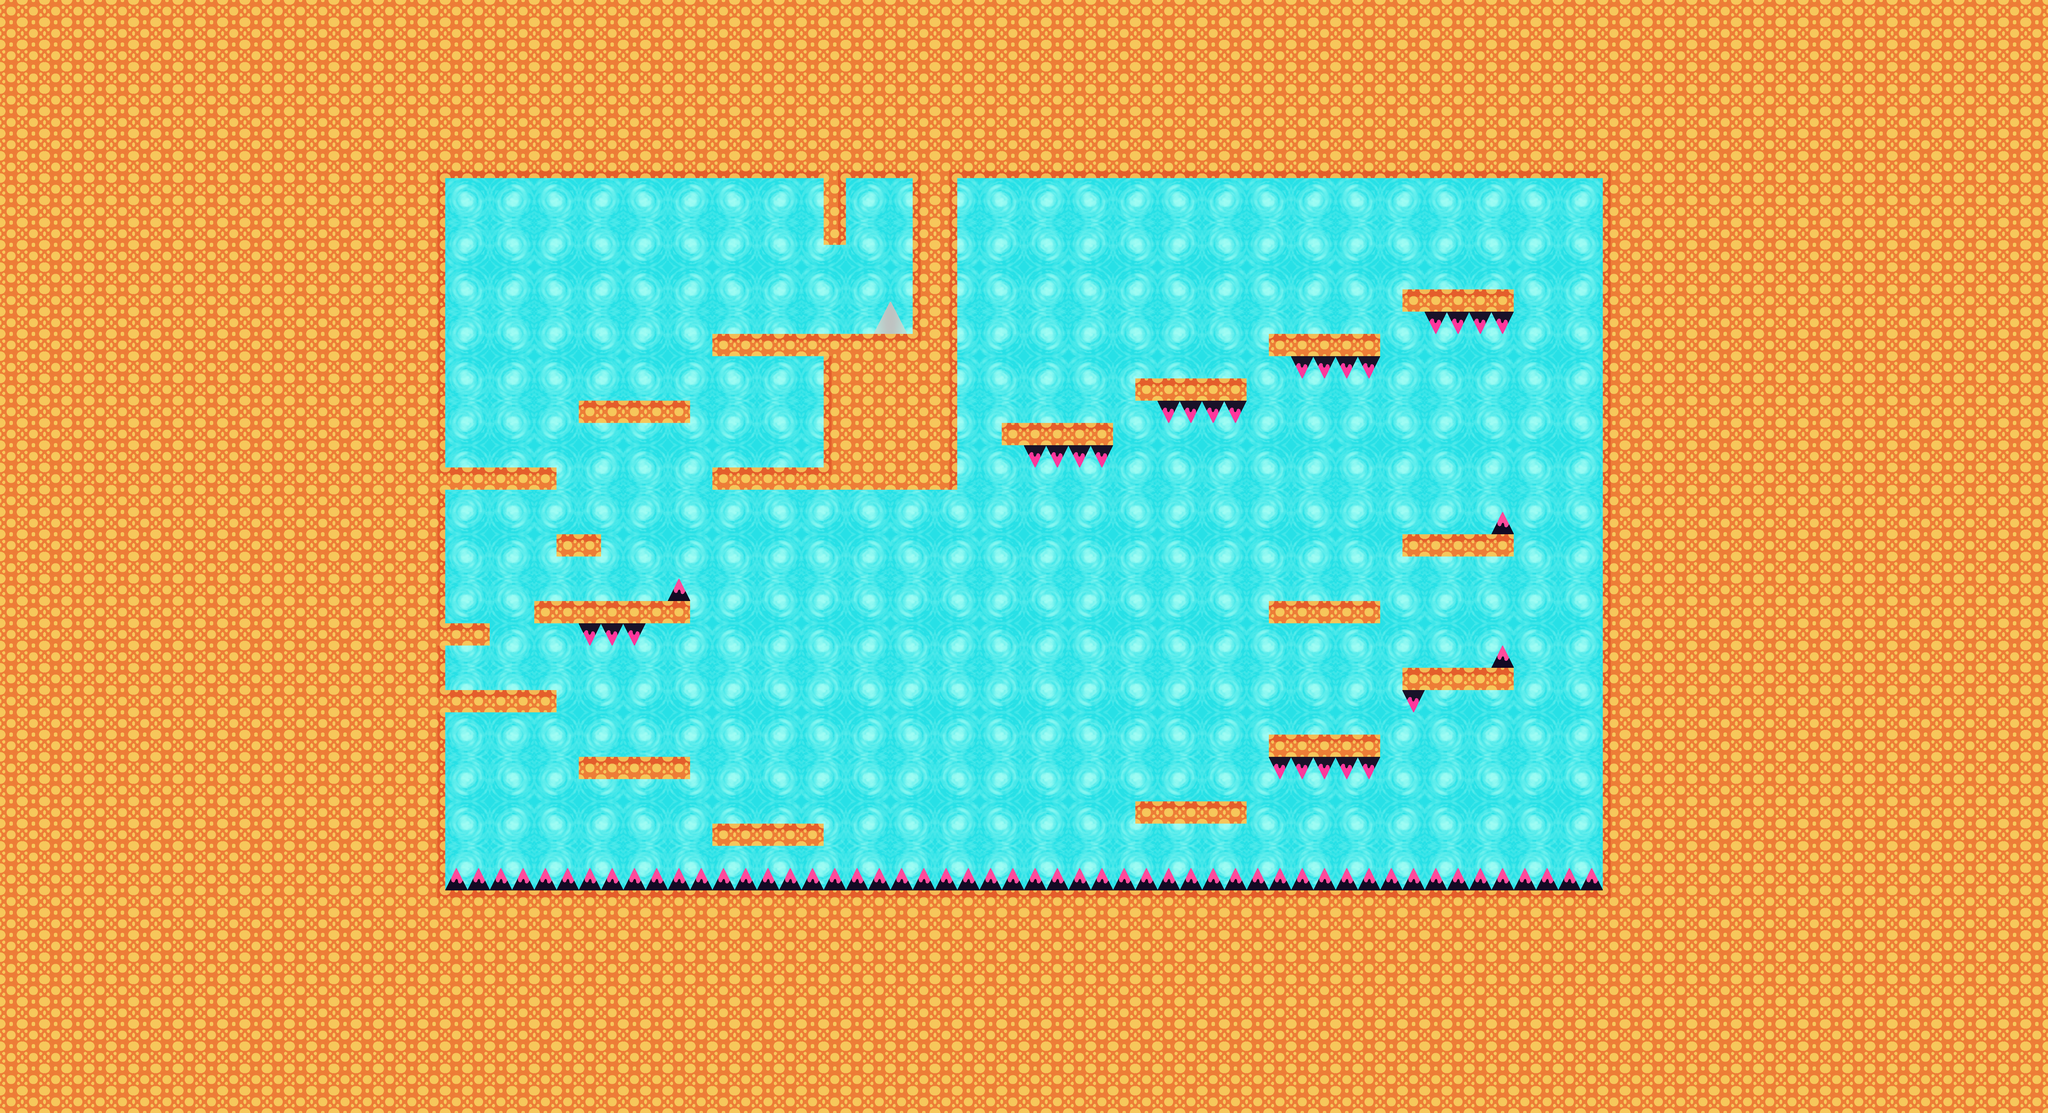

Below is a game level as drawn by its tile map, then a one-line description and the .tmx that defines it (tile-layer data replaced by summaries):
An orthogonal 92x50 tile map with 64x64 px tiles, 2 tile layers (Capa de patrones 2, Colisiones) and 50 objects (29x plataforma, 11x pincho, 6x bola, sensor, puerta, ...).

<map version="1.5" tiledversion="1.7.0" orientation="orthogonal" renderorder="right-down" width="92" height="50" tilewidth="64" tileheight="64" infinite="0" nextlayerid="7" nextobjectid="84">
 <tileset firstgid="1" name="Mapas" tilewidth="64" tileheight="64" spacing="4" margin="2" tilecount="88" columns="4">
  <image source="resources/texturas/Mapas.png" width="272" height="1496" />
 </tileset>
 <objectgroup id="3" name="dinamicas">
  <object id="63" name="plataforma" x="2054.55" y="1903">
   <properties>
    <property name="movimiento" type="bool" value="true" />
    <property name="x_fin" type="int" value="3155" />
    <property name="y_fin" type="int" value="1903" />
   </properties>
   <point />
  </object>
  <object id="66" name="plataforma" x="4288" y="962">
   <properties>
    <property name="movimiento" type="bool" value="true" />
    <property name="x_fin" type="int" value="4288" />
    <property name="y_fin" type="int" value="1410" />
   </properties>
   <point />
  </object>
  <object id="68" name="bola" x="3967" y="700">
   <properties>
    <property name="tipo" type="int" value="0" />
    <property name="x_fin" type="int" value="3967" />
    <property name="y_fin" type="int" value="1120" />
   </properties>
   <point />
  </object>
  <object id="69" name="bola" x="3585" y="798">
   <properties>
    <property name="tipo" type="int" value="0" />
    <property name="x_fin" type="int" value="3585" />
    <property name="y_fin" type="int" value="1244" />
   </properties>
   <point />
  </object>
  <object id="70" name="bola" x="3200" y="924">
   <properties>
    <property name="tipo" type="int" value="0" />
    <property name="x_fin" type="int" value="3200" />
    <property name="y_fin" type="int" value="1370" />
   </properties>
   <point />
  </object>
  <object id="72" name="bola" x="3226" y="1692">
   <properties>
    <property name="tipo" type="int" value="0" />
    <property name="x_fin" type="int" value="3226" />
    <property name="y_fin" type="int" value="2134" />
   </properties>
   <point />
  </object>
  <object id="73" name="bola" x="1600" y="1044.67">
   <properties>
    <property name="tipo" type="int" value="0" />
    <property name="x_fin" type="int" value="2014" />
    <property name="y_fin" type="int" value="1246" />
   </properties>
   <point />
  </object>
  <object id="75" name="sensor" x="2896.81" y="1146">
   <point />
  </object>
  <object id="79" name="puerta" x="2368" y="704">
   <properties>
    <property name="tipo" type="int" value="0" />
   </properties>
   <point />
  </object>
  <object id="81" name="bola" x="3520" y="1632">
   <properties>
    <property name="tipo" type="int" value="0" />
    <property name="x_fin" type="int" value="4000" />
    <property name="y_fin" type="int" value="1820" />
   </properties>
   <point />
  </object>
 </objectgroup>
 <objectgroup id="4" name="estaticas">
  <object id="26" name="plataforma" x="2047" y="959.333" width="320" height="65" />
  <object id="27" name="plataforma" x="1667" y="1152.33" width="316" height="62" />
  <object id="28" name="plataforma" x="2050" y="1345.33" width="702.333" height="61" />
  <object id="29" name="plataforma" x="2624.67" y="512.333" width="127" height="831.542" />
  <object id="30" name="plataforma" x="2881" y="1215.33" width="320" height="64" />
  <object id="31" name="plataforma" x="1279" y="1345.33" width="322" height="64" />
  <object id="32" name="plataforma" x="1534.33" y="1726.33" width="448.667" height="67" />
  <object id="33" name="plataforma" x="1279" y="1982.33" width="319" height="64" />
  <object id="34" name="plataforma" x="1665" y="2176.33" width="320" height="63" />
  <object id="35" name="plataforma" x="2048" y="2368.33" width="320" height="62" />
  <object id="36" name="plataforma" x="3265" y="2304.33" width="320" height="63" />
  <object id="37" name="plataforma" x="3649" y="2111.33" width="317" height="63" />
  <object id="38" name="plataforma" x="4033" y="1919.33" width="319" height="63" />
  <object id="39" name="plataforma" x="3650.33" y="1730.66" width="317" height="64" />
  <object id="40" name="plataforma" x="4036" y="1536" width="318" height="66" />
  <object id="41" name="plataforma" x="4032" y="831.333" width="319" height="63" />
  <object id="42" name="plataforma" x="3648" y="960.333" width="320" height="62" />
  <object id="43" name="plataforma" x="3264" y="1089.33" width="319" height="61" />
  <object id="44" name="plataforma" x="1087.88" y="2.36363" width="3725.58" height="509.091" />
  <object id="45" name="plataforma" x="4" y="-0.666667" width="1272" height="3200" />
  <object id="46" name="plataforma" x="4612" y="1.33333" width="1272" height="3194" />
  <object id="47" name="plataforma" x="1092" y="2563.33" width="3712" height="628" />
  <object id="48" name="fin" x="2558.94" y="876">
   <polygon points="0,0 49.6667,83.3333 -50,84.6667" />
  </object>
  <object id="49" name="pincho" x="1664" y="1792.33" width="192.333" height="53.6667" />
  <object id="50" name="pincho" x="1920" y="1672.67" width="63.3333" height="55" />
  <object id="51" name="pincho" x="3648" y="2174.67" width="321.333" height="56" />
  <object id="52" name="pincho" x="4030.67" y="1984" width="66.6667" height="54.6667" />
  <object id="53" name="pincho" x="4289.33" y="1866" width="62.6667" height="53.3333" />
  <object id="56" name="pincho" x="4289.42" y="1480.67" width="62.25" height="55.3333" />
  <object id="57" name="pincho" x="2944" y="1280" width="256" height="54.5" />
  <object id="58" name="pincho" x="3328" y="1152.5" width="256.5" height="54.5" />
  <object id="59" name="pincho" x="3712" y="1025" width="254.5" height="54" />
  <object id="60" name="pincho" x="4095.5" y="896" width="257" height="53.5" />
  <object id="62" name="pincho" x="1280.67" y="2503.33" width="3328" height="56" />
  <object id="67" name="plataforma" x="1281" y="1793" width="125" height="63" />
  <object id="76" name="plataforma" x="2367.79" y="960.021" width="63.9997" height="383.792" />
  <object id="77" name="plataforma" x="2367.83" y="511.146" width="63.9997" height="192.042" />
  <object id="78" name="plataforma" x="2434" y="960" width="192.545" height="382.875" />
  <object id="83" name="plataforma" x="1600" y="1536" width="130.545" height="63.875" />
 </objectgroup>
 <objectgroup id="5" name="personaje">
  <object id="1" name="inicio" x="2176.67" y="1210">
   <point />
  </object>
 </objectgroup>
 <layer id="6" name="Capa de patrones 2" width="92" height="50">
  <data>[4600 cells, 4600 non-empty, 18 distinct tile ids]</data>
 </layer>
 <layer id="2" name="Colisiones" width="92" height="50">
  <data>[4600 cells, 3170 non-empty, 15 distinct tile ids]</data>
 </layer>
</map>
